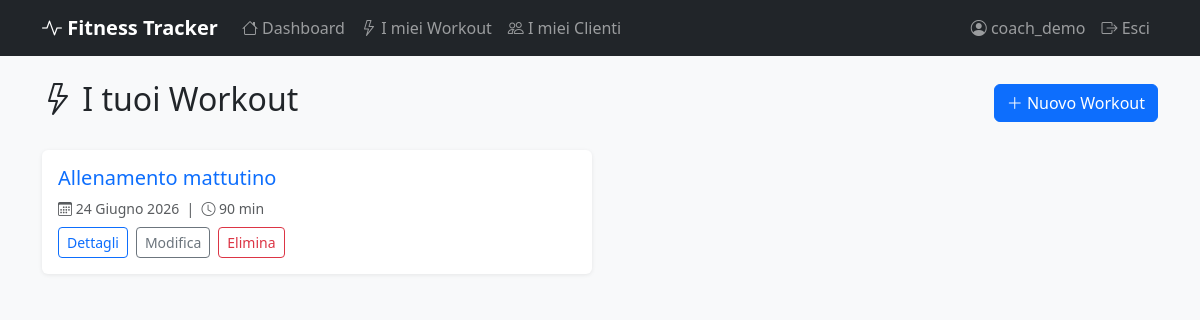
Page /workouts/ (signed in) on the committed database.
### users/models.py (models this page shows, shortened)
class CustomUser(AbstractUser):
    ROLE_CHOICES = [('standard', 'Utente Standard'), ('coach', 'Coach')]
    role = models.CharField(max_length=20, choices=ROLE_CHOICES, default='standard')
    bio = models.TextField(blank=True)
    avatar = models.ImageField(upload_to='avatars/', blank=True, null=True)

### workouts/models.py (models this page shows, shortened)
class Workout(models.Model):
    user = models.ForeignKey(
        settings.AUTH_USER_MODEL,
        on_delete=models.CASCADE,
        related_name='workouts'
    )
    created_by = models.ForeignKey(
        settings.AUTH_USER_MODEL,
        on_delete=models.SET_NULL,
        null=True,
        blank=True,
        related_name='created_workouts'
    )
    title = models.CharField(max_length=200)
    date = models.DateField()
    duration = models.IntegerField(help_text='Durata in minuti')
    notes = models.TextField(blank=True)
    exercises = models.ManyToManyField(
        ExerciseType,
        through='WorkoutExercise',
        blank=True
    )
    class Meta:
        ordering = ['-date']

### workouts/views.py (the view)
# urls.py: path('workouts/', views.WorkoutListView.as_view(), name='workout_list'),
class WorkoutListView(LoginRequiredMixin, ListView):
    model = Workout
    template_name = 'workouts/workout_list.html'
    context_object_name = 'workouts'
    def get_queryset(self):
        return Workout.objects.filter(
            user=self.request.user
        ).prefetch_related('workout_exercises__exercise')

### templates/workouts/workout_list.html (shortened to what this page needs)
{% extends "base.html" %}
{% block content %}
<div class="d-flex justify-content-between align-items-center mb-4">
  <h2><i class="bi bi-lightning"></i> I tuoi Workout</h2>
  <a href="{% url 'workout_create' %}" class="btn btn-primary">
    <i class="bi bi-plus-lg"></i> Nuovo Workout
  </a>
</div>
{% if workouts %}
  <div class="row g-3">
    {% for workout in workouts %}
      <div class="col-md-6">
        <div class="card h-100">
          <div class="card-body">
            <h5 class="card-title">
              <a href="{% url 'workout_detail' workout.pk %}" class="text-decoration-none">{{ workout.title }}</a>
            </h5>
            <p class="text-muted small mb-2">
              <i class="bi bi-calendar3"></i> {{ workout.date }}
              &nbsp;|&nbsp;
              <i class="bi bi-clock"></i> {{ workout.duration }} min
            </p>
            <div class="d-flex gap-2 mt-2">
              <a href="{% url 'workout_detail' workout.pk %}" class="btn btn-sm btn-outline-primary">Dettagli</a>
              <a href="{% url 'workout_edit' workout.pk %}" class="btn btn-sm btn-outline-secondary">Modifica</a>
              <a href="{% url 'workout_delete' workout.pk %}" class="btn btn-sm btn-outline-danger">Elimina</a>
            </div>
          </div>
        </div>
      </div>
    {% endfor %}
  </div>
{% else %}
  <div class="alert alert-info">
    Nessun workout registrato. <a href="{% url 'workout_create' %}">Crea il tuo primo workout!</a>
  </div>
{% endif %}
{% endblock %}

### templates/partials/navbar.html (shortened to what this page needs)
<nav class="navbar navbar-expand-lg navbar-dark bg-dark">
  <div class="container">
    <a class="navbar-brand" href="{% url 'dashboard' %}">
      <i class="bi bi-activity"></i> Fitness Tracker
    </a>
    <div class="collapse navbar-collapse" id="navMenu">
      <ul class="navbar-nav me-auto">
        {% if user.is_authenticated %}
          <li class="nav-item">
            <a class="nav-link" href="{% url 'dashboard' %}"><i class="bi bi-house"></i> Dashboard</a>
          </li>
          {% if user.role == 'coach' %}
            <li class="nav-item">
              <a class="nav-link" href="{% url 'workout_list' %}"><i class="bi bi-lightning"></i> I miei Workout</a>
            </li>
            <li class="nav-item">
              <a class="nav-link" href="{% url 'coach_clients' %}"><i class="bi bi-people"></i> I miei Clienti</a>
            </li>
          {% endif %}
        {% endif %}
      </ul>
      <ul class="navbar-nav">
        {% if user.is_authenticated %}
          <li class="nav-item">
            <a class="nav-link" href="{% url 'profile' %}"><i class="bi bi-person-circle"></i> {{ user.username }}</a>
          </li>
          <li class="nav-item">
            <form method="post" action="{% url 'logout' %}" class="d-inline">
              <button type="submit" class="btn btn-link nav-link"><i class="bi bi-box-arrow-right"></i> Esci</button>
            </form>
          </li>
        {% else %}
          <li class="nav-item"><a class="nav-link" href="{% url 'login' %}">Accedi</a></li>
          <li class="nav-item"><a class="nav-link" href="{% url 'register' %}">Registrati</a></li>
        {% endif %}
      </ul>
    </div>
  </div>
</nav>

### templates/base.html (style rules this page uses)
body { background-color: #f8f9fa; }
.navbar-brand { font-weight: 700; }
.card { border: none; box-shadow: 0 1px 4px rgba(0,0,0,.08); }

### rows in the picture
CustomUser: username "coach_demo"
Workout: title "Allenamento mattutino", date "24 Giugno 2026", duration "90"
